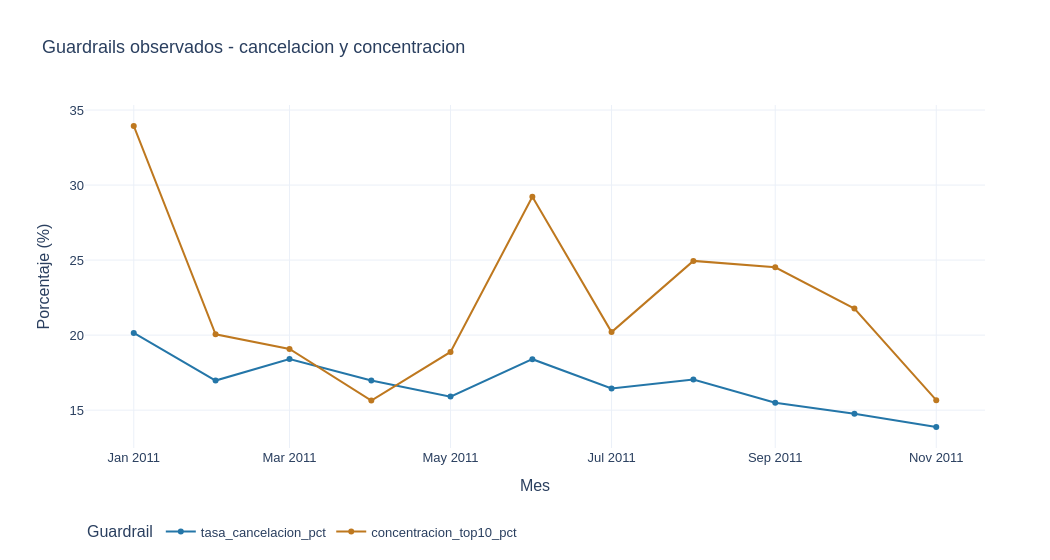

The notebook cell saved with this chart:
### Code cell
fig2 = px.line(kpi.to_pandas(), x="mes", y=["tasa_cancelacion_pct", "concentracion_top10_pct"],
               markers=True, title="Guardrails observados - cancelacion y concentracion")
fig2.update_layout(yaxis_title="Porcentaje (%)", xaxis_title="Mes", legend_title_text="Guardrail")
fig2.update_layout(template="plotly_white", font=dict(family="Arial", size=13),
    width=1050, height=560, margin=dict(l=85, r=65, t=105, b=90),
    legend=dict(orientation="h", y=-0.20, x=0), title=dict(x=0.04))
for j, trace in enumerate(fig2.data):
    trace.update(marker=dict(color=["#2476A8", "#BE781F"][j % 2]),
                 line=dict(color=["#2476A8", "#BE781F"][j % 2]))
mostrar_grafico(fig2)

### Figure 1 — Plotly figure (JSON) as saved in the notebook; plotly's stock layout.template omitted (floating-point values rounded to 4 significant figures)
{"data": [{"hovertemplate": "variable=tasa_cancelacion_pct<br>mes=%{x}<br>value=%{y}<extra></extra>", "legendgroup": "tasa_cancelacion_pct", "line": {"color": "#2476A8", "dash": "solid"}, "marker": {"color": "#2476A8", "symbol": "circle"}, "mode": "lines+markers", "name": "tasa_cancelacion_pct", "orientation": "v", "showlegend": true, "type": "scatter", "x": ["2011-01", "2011-02", "2011-03", "2011-04", "2011-05", "2011-06", "2011-07", "2011-08", "2011-09", "2011-10", "2011-11"], "xaxis": "x", "y": [20.15, 16.97, 18.41, 16.98, 15.9, 18.39, 16.45, 17.03, 15.5, 14.76, 13.87], "yaxis": "y"}, {"hovertemplate": "variable=concentracion_top10_pct<br>mes=%{x}<br>value=%{y}<extra></extra>", "legendgroup": "concentracion_top10_pct", "line": {"color": "#BE781F", "dash": "solid"}, "marker": {"color": "#BE781F", "symbol": "circle"}, "mode": "lines+markers", "name": "concentracion_top10_pct", "orientation": "v", "showlegend": true, "type": "scatter", "x": ["2011-01", "2011-02", "2011-03", "2011-04", "2011-05", "2011-06", "2011-07", "2011-08", "2011-09", "2011-10", "2011-11"], "xaxis": "x", "y": [33.94, 20.05, 19.07, 15.64, 18.88, 29.22, 20.2, 24.95, 24.52, 21.77, 15.66], "yaxis": "y"}], "layout": {"font": {"family": "Arial", "size": 13}, "height": 560, "legend": {"orientation": "h", "title": {"text": "Guardrail"}, "tracegroupgap": 0, "x": 0, "y": -0.2}, "margin": {"b": 90, "l": 85, "r": 65, "t": 105}, "title": {"text": "Guardrails observados - cancelacion y concentracion", "x": 0.04}, "width": 1050, "xaxis": {"anchor": "y", "domain": [0.0, 1.0], "title": {"text": "Mes"}}, "yaxis": {"anchor": "x", "domain": [0.0, 1.0], "title": {"text": "Porcentaje (%)"}}}}
